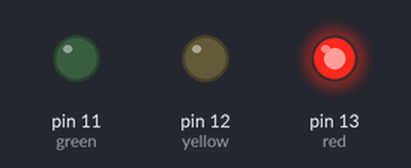
A program run on a simulated Arduino Uno, built with avr-gcc and run on an emulated ATmega328P. On the bench: output pins drawn as LEDs (lit = HIGH).

Above: at 0.8 s.
At 1.8 s:
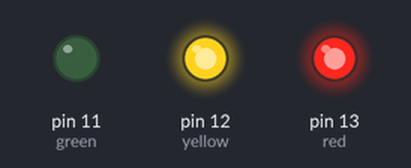
At 2.8 s:
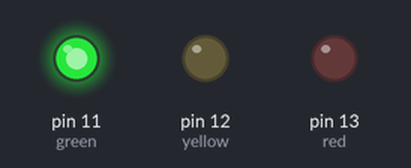
At 3.8 s:
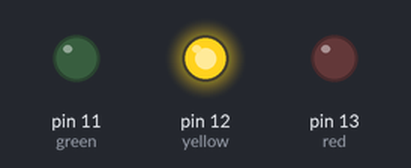
Timing chart, 0 to 5.5 s (numbered marks = the images above):
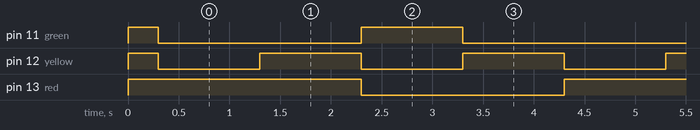

The program:

main.cpp
```cpp
#include <Arduino.h>

int red = 13;
int yellow = 12;
int green = 11;

void setup() {

  pinMode(red, OUTPUT);
  pinMode(yellow, OUTPUT);
  pinMode(green, OUTPUT);

  digitalWrite(red, HIGH);
  digitalWrite(yellow, HIGH);
  digitalWrite(green, HIGH);
  delay(300);
  digitalWrite(red, LOW);
  digitalWrite(yellow, LOW);
  digitalWrite(green, LOW);

}

void loop() {
    digitalWrite(red, HIGH);
    digitalWrite(yellow, LOW);
    digitalWrite(green, LOW);
    delay(1000);

    digitalWrite(yellow, HIGH);
    digitalWrite(red, HIGH);
    digitalWrite(green, LOW);
    delay(1000);

    digitalWrite(yellow, LOW);
    digitalWrite(red, LOW);
    digitalWrite(green, HIGH);
    delay(1000);


    digitalWrite(yellow, HIGH);
    digitalWrite(red, LOW);
    digitalWrite(green, LOW);
    delay(1000);


}
```

Measured:
- by itself, pin 11 (green): repeats every 4.0 s: HIGH 1.0 s, LOW 3.0 s
- by itself, pin 12 (yellow): alternates HIGH for 1.0 s and LOW for 1.0 s
- by itself, pin 13 (red): alternates HIGH for 2.0 s and LOW for 2.0 s
